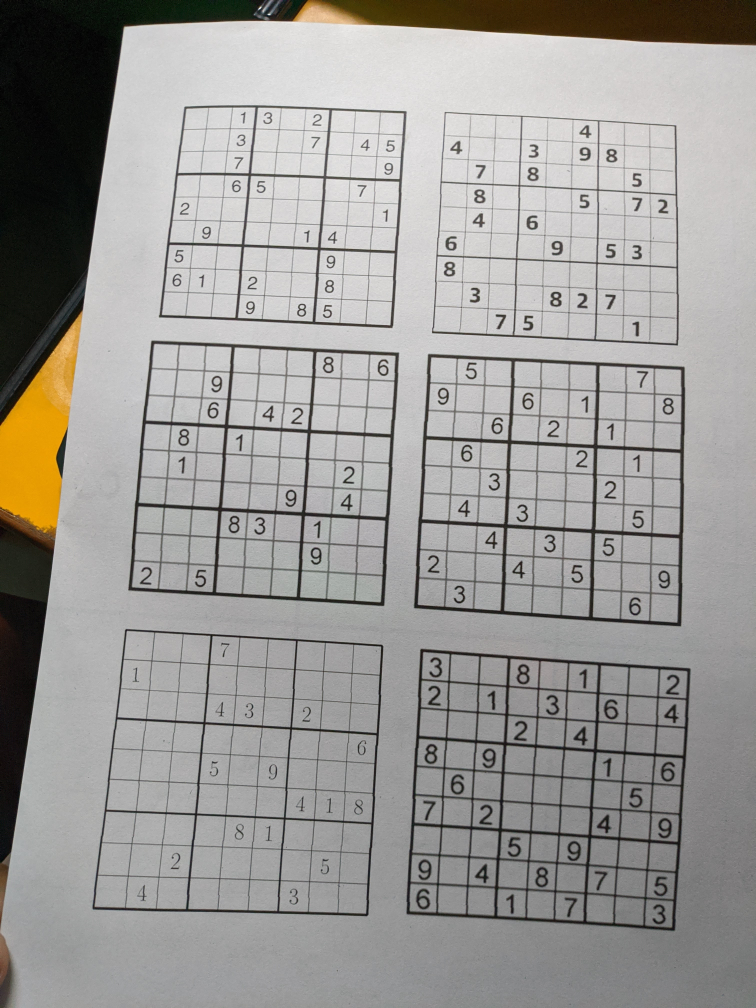
#> input picture sudokus/sudokus.jpg, 3024 x 4032 px, found by its file name (shown at 1/4 size)
$ python cv.py
#> lines starting #> are read from the running program, lines starting #| are printed output that depends on the picture
import cv2
import numpy as np
import matplotlib.pyplot as plt


image = cv2.imread('sudokus.jpg')[350:1378, 600:1650]
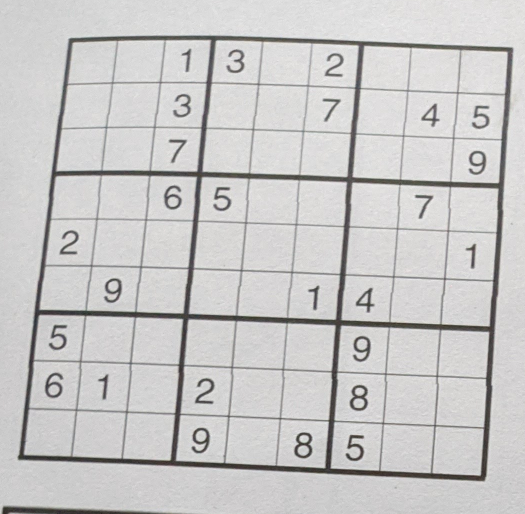
#> image: shape (1028, 1050, 3) (shown at 1/2 size); mean B, G, R 199.3, 199.8, 200.8
image = cv2.resize(image, (500, 500))
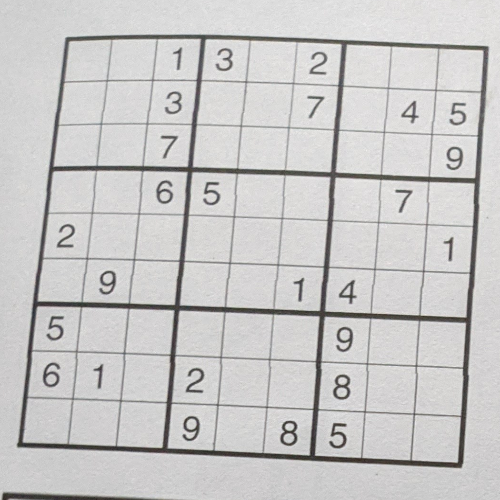
#> image: shape (500, 500, 3); mean B, G, R 199.2, 199.7, 200.6

gray = cv2.cvtColor(image, cv2.COLOR_BGR2GRAY)
blur = cv2.medianBlur(image, 5)
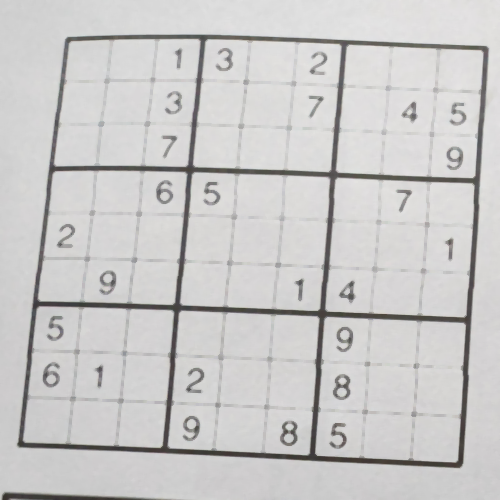
#> blur: shape (500, 500, 3); mean B, G, R 200.7, 201.2, 202.2
sharpen_kernel = np.array([[-1,-1,-1], [-1,9,-1], [-1,-1,-1]])
sharpen = cv2.filter2D(blur, -1, sharpen_kernel)
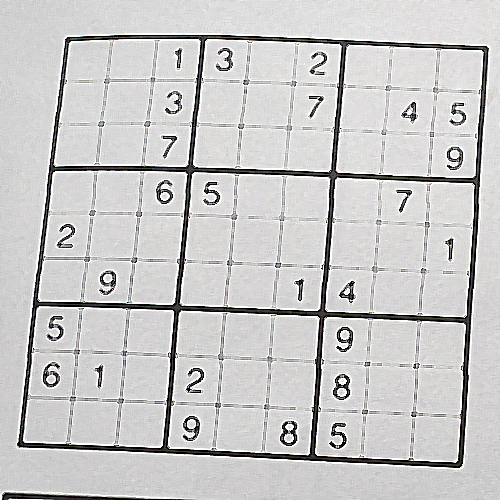
#> sharpen: shape (500, 500, 3); mean B, G, R 199.5, 199.8, 200.6

thresh = cv2.threshold(sharpen,160,255,0)[1]
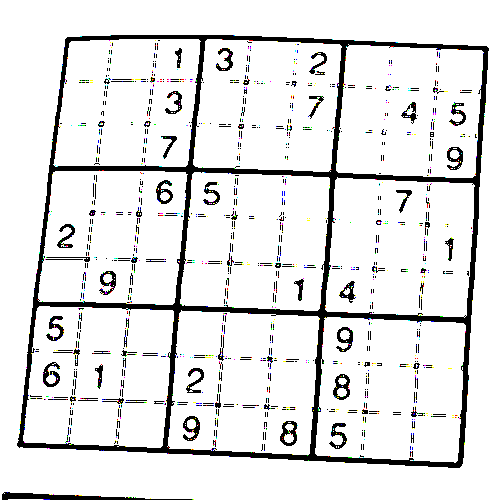
#> thresh: shape (500, 500, 3); mean B, G, R 228.4, 228.5, 228.6
kernel = cv2.getStructuringElement(cv2.MORPH_RECT, (3,3))
close = cv2.morphologyEx(thresh, cv2.MORPH_CLOSE, kernel, iterations=2)
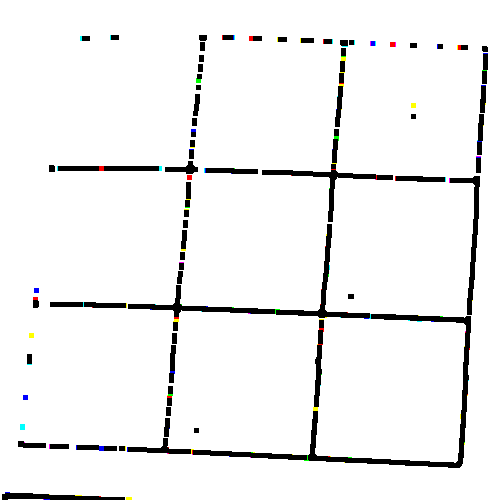
#> close: shape (500, 500, 3); mean B, G, R 241.1, 241.2, 241.2

#> (the run stopped early here; a loop or call above may not have finished)
